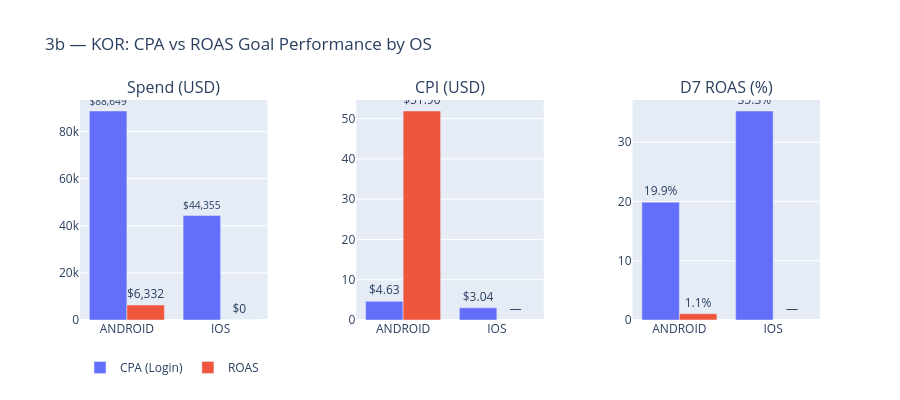

Source (notebook cell):
### Code cell
import os
# 3b viz — CPA vs ROAS campaign performance by OS
os_list = sorted(df_goal_perf['os'].unique().tolist())
goals = df_goal_perf['goal'].unique().tolist()
goal_labels = {
    'OPTIMIZE_CPA_FOR_APP_UA': 'CPA (Login)',
    'OPTIMIZE_ROAS_FOR_APP_UA': 'ROAS'
}
color_map = {'OPTIMIZE_CPA_FOR_APP_UA': '#636EFA', 'OPTIMIZE_ROAS_FOR_APP_UA': '#EF553B'}

fig = make_subplots(rows=1, cols=3,
    subplot_titles=['Spend (USD)', 'CPI (USD)', 'D7 ROAS (%)'],
    horizontal_spacing=0.12)

for goal in goals:
    d = df_goal_perf[df_goal_perf['goal'] == goal].set_index('os')
    lbl = goal_labels.get(goal, goal)
    clr = color_map.get(goal, 'gray')
    y_spend = [d.loc[p,'spend']   if p in d.index else 0    for p in os_list]
    y_cpi   = [d.loc[p,'cpi']     if p in d.index else None for p in os_list]
    y_roas  = [d.loc[p,'roas_d7'] if p in d.index else None for p in os_list]
    fig.add_bar(x=os_list, y=y_spend, name=lbl, marker_color=clr,
                text=[f'${v:,.0f}' for v in y_spend], textposition='outside',
                legendgroup=lbl, showlegend=True, row=1, col=1)
    fig.add_bar(x=os_list, y=y_cpi, name=lbl, marker_color=clr,
                text=[f'${v:.2f}' if v else '—' for v in y_cpi], textposition='outside',
                legendgroup=lbl, showlegend=False, row=1, col=2)
    fig.add_bar(x=os_list, y=[v*100 if v else None for v in y_roas], name=lbl, marker_color=clr,
                text=[f'{v*100:.1f}%' if v else '—' for v in y_roas], textposition='outside',
                legendgroup=lbl, showlegend=False, row=1, col=3)

fig.update_layout(height=400, barmode='group',
    legend=dict(orientation='h', y=-0.15),
    title='3b — KOR: CPA vs ROAS Goal Performance by OS')
fig.show()
fig.write_image(os.path.join(CHART_DIR, '3b_goal_perf_by_os.png'), scale=2)

### Figure 1 — Plotly figure (JSON) as saved in the notebook; plotly's stock layout.template omitted (floating-point values rounded to 4 significant figures)
{"data": [{"legendgroup": "CPA (Login)", "marker": {"color": "#636EFA"}, "name": "CPA (Login)", "showlegend": true, "text": ["$88,649", "$44,355"], "textposition": "outside", "type": "bar", "x": ["ANDROID", "IOS"], "xaxis": "x", "y": [88650.0, 44360.0], "yaxis": "y"}, {"legendgroup": "CPA (Login)", "marker": {"color": "#636EFA"}, "name": "CPA (Login)", "showlegend": false, "text": ["$4.63", "$3.04"], "textposition": "outside", "type": "bar", "x": ["ANDROID", "IOS"], "xaxis": "x2", "y": [4.626, 3.04], "yaxis": "y2"}, {"legendgroup": "CPA (Login)", "marker": {"color": "#636EFA"}, "name": "CPA (Login)", "showlegend": false, "text": ["19.9%", "35.3%"], "textposition": "outside", "type": "bar", "x": ["ANDROID", "IOS"], "xaxis": "x3", "y": [19.89, 35.27], "yaxis": "y3"}, {"legendgroup": "ROAS", "marker": {"color": "#EF553B"}, "name": "ROAS", "showlegend": true, "text": ["$6,332", "$0"], "textposition": "outside", "type": "bar", "x": ["ANDROID", "IOS"], "xaxis": "x", "y": [6332.0, 0], "yaxis": "y"}, {"legendgroup": "ROAS", "marker": {"color": "#EF553B"}, "name": "ROAS", "showlegend": false, "text": ["$51.90", "—"], "textposition": "outside", "type": "bar", "x": ["ANDROID", "IOS"], "xaxis": "x2", "y": [51.9, null], "yaxis": "y2"}, {"legendgroup": "ROAS", "marker": {"color": "#EF553B"}, "name": "ROAS", "showlegend": false, "text": ["1.1%", "—"], "textposition": "outside", "type": "bar", "x": ["ANDROID", "IOS"], "xaxis": "x3", "y": [1.063, null], "yaxis": "y3"}], "layout": {"annotations": [{"font": {"size": 16}, "showarrow": false, "text": "Spend (USD)", "x": 0.1267, "xanchor": "center", "xref": "paper", "y": 1, "yanchor": "bottom", "yref": "paper"}, {"font": {"size": 16}, "showarrow": false, "text": "CPI (USD)", "x": 0.5, "xanchor": "center", "xref": "paper", "y": 1, "yanchor": "bottom", "yref": "paper"}, {"font": {"size": 16}, "showarrow": false, "text": "D7 ROAS (%)", "x": 0.8733, "xanchor": "center", "xref": "paper", "y": 1, "yanchor": "bottom", "yref": "paper"}], "barmode": "group", "height": 400, "legend": {"orientation": "h", "y": -0.15}, "title": {"text": "3b — KOR: CPA vs ROAS Goal Performance by OS"}, "xaxis": {"anchor": "y", "domain": [0, 0.2533]}, "xaxis2": {"anchor": "y2", "domain": [0.3733, 0.6267]}, "xaxis3": {"anchor": "y3", "domain": [0.7467, 1]}, "yaxis": {"anchor": "x", "domain": [0, 1]}, "yaxis2": {"anchor": "x2", "domain": [0, 1]}, "yaxis3": {"anchor": "x3", "domain": [0, 1]}}}
